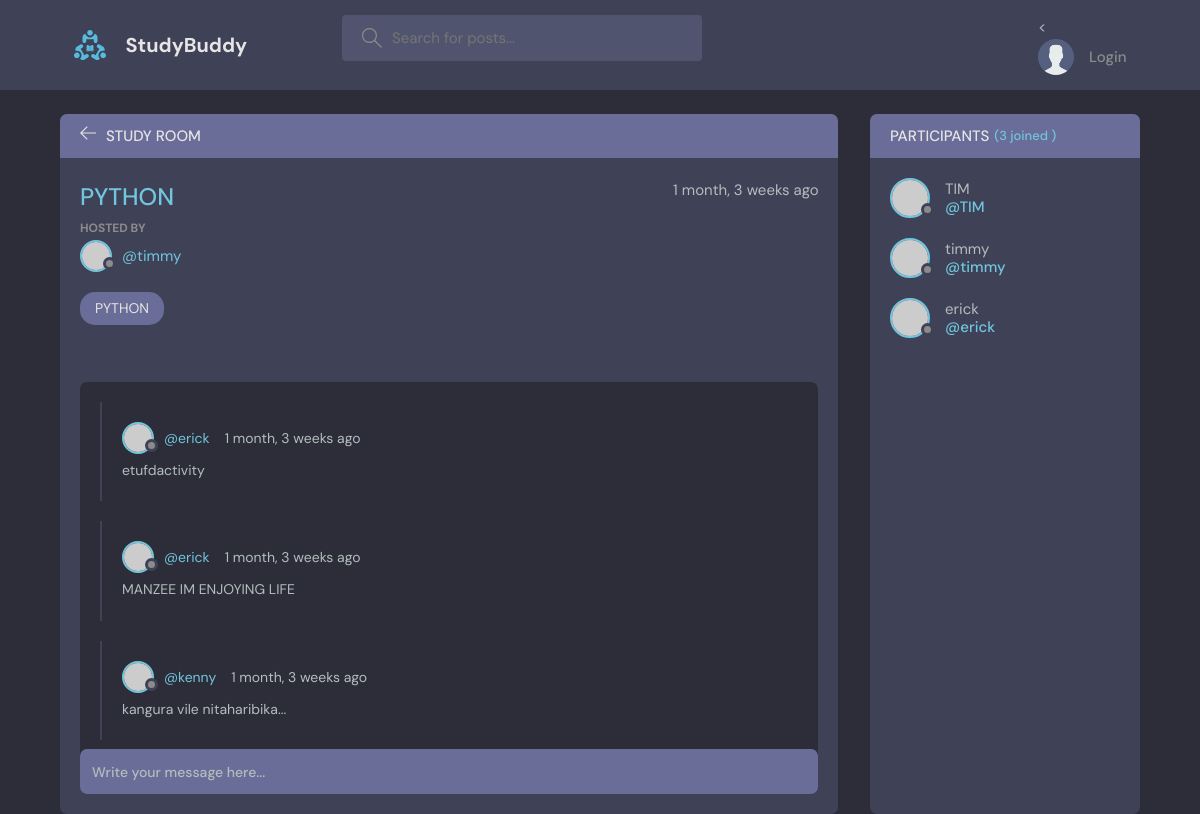
Screenshot of /room/7/ with the database file from the repository.
### new_app/models.py (models this page shows, shortened)
class Room(models.Model):
    host = models.ForeignKey(User, on_delete=models.SET_NULL, null=True)
    topic = models.ForeignKey(Topic, on_delete=models.SET_NULL, null=True)
    name = models.CharField(max_length=200)
    description = models.TextField(null=True, blank=True)
    participants = models.ManyToManyField(User,related_name='participants', blank=True)
    updated = models.DateTimeField(auto_now=True)
    created = models.DateTimeField(auto_now_add=True)
    class Meta:
        ordering = ['-updated', '-created']

class Topic(models.Model):
    name = models.CharField(max_length=200)
    def __str__(self):
        return self.name

class Messages(models.Model):
    user = models.ForeignKey(User, on_delete= models.CASCADE)
    room = models.ForeignKey(Room, on_delete=models.CASCADE)
    body = models.TextField()
    updated = models.DateTimeField(auto_now=True)
    created = models.DateTimeField(auto_now_add=True)
    class Meta:
        ordering = ['-updated', '-created']

### new_app/views.py (the view, shortened to what this page needs)
# urls.py: path('room/<str:pk>/', views.room, name='room'),
def room(request,pk):
    room = Room.objects.get(id=pk)
    room_messages = room.messages_set.all()
    participants = room.participants.all()
    context = {'room': room, 'room_messages': room_messages, 'participants': participants}
    return render(request, 'new_app/room.html', context)

### new_app/templates/new_app/room.html (shortened to what this page needs)
{% extends 'main.html' %}
{%block content%}
    <main class="profile-page layout layout--2">
      <div class="container">
        <div class="room">
          <div class="room__top">
            <div class="room__topLeft">
              <a href="{% url 'home' %}">
                <svg version="1.1" xmlns="http://www.w3.org/2000/svg" width="32" height="32" viewBox="0 0 32 32">
                  <title>arrow-left</title>
                  <path
                    d="M13.723 2.286l-13.723 13.714 13.719 13.714 1.616-1.611-10.96-10.96h27.625v-2.286h-27.625l10.965-10.965-1.616-1.607z"
                  ></path>
                </svg>
              </a>
              <h3>Study Room</h3>
            </div>
          </div>
          <div class="room__box scroll">
            <div class="room__header scroll">
              <div class="room__info">
                <h3>{{room.name}}</h3>
                <span>{{room.created| timesince}} ago</span>
              </div>
              <div class="room__hosted">
                <p>Hosted By</p>
                <a href="{% url 'user-profile' room.host.id %}" class="room__author">
                  <div class="avatar avatar--small">
                    <img src="https://randomuser.me/api/portraits/men/37.jpg" />
                  </div>
                  <span>@{{room.host.username}}</span>
                </a>
               </div>
              <span class="room__topics">{{room.topic}}</span>
            </div>
            <div class="room__conversation">
              <div class="threads scroll">
                {% for message in room_messages %}
                <div class="thread">
                  <div class="thread__top">
                    <div class="thread__author">
                      <a href="{% url 'user-profile' message.user.id %}" class="thread__authorInfo">
                        <div class="avatar avatar--small">
                          <img src="https://randomuser.me/api/portraits/men/37.jpg" />
                        </div>
                        <span>@{{message.user.username}}</span>
                      </a>
                      <span class="thread__date">{{message.created|timesince}} ago</span>
                    </div>
                  </div>
                  <div class="thread__details">
                    {{message.body}}
                  </div>
                </div>
                {%endfor%}
              </div>
            </div>
          </div>
          <div class="room__message">
            <form action="#"><input name="" placeholder="Write your message here..." /></form>
          </div>
        </div>
        <div class="participants">
          <h3 class="participants__top">Participants <span>({{participants.count}} joined )</span></h3>
          <div class="participants__list scroll">
            {% for user in participants %}
            <a href="{% url 'user-profile' user.id %}" class="participant">
              <div class="avatar avatar--medium">
                <img src="https://randomuser.me/api/portraits/men/37.jpg" />
              </div>
              <p>
                {{user.username}}
                <span>@{{user.username}}</span>
              </p>
            </a>
            {%endfor%}
          </div>
        </div>
      </div>
    </main>
{% endblock content %}

### rows the page displays
Room: name "PYTHON", created "1 month, 3 weeks", host.username "timmy", topic "PYTHON"
Messages: user.username "erick", created "1 month, 3 weeks", body "etufdactivity"
Messages: user.username "erick", created "1 month, 3 weeks", body "MANZEE IM ENJOYING LIFE"
Messages: user.username "kenny", created "1 month, 3 weeks", body "kangura vile nitaharibika..."

### other values shown
{{ participants.count }} "3"
{{ user.username }} "TIM"
{{ user.username }} "timmy"
{{ user.username }} "erick"
